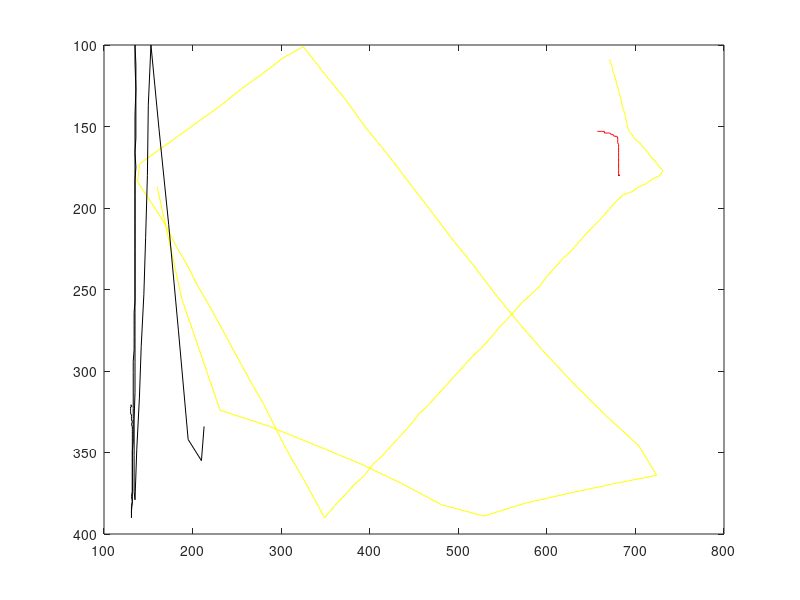

Recreate this plot in MATLAB.
clear;clc;

pos = [[681,180,160,187,213,334];[681,180,188,256,213,334];[682,180,231,324,210,355];[681,180,287,334,195,342];[681,180,341,346,184,275];[681,180,390,357,173,210];[682,180,436,369,162,151];[681,180,481,382,153,100];[681,180,529,389,150,137];[682,180,576,381,149,180];[681,180,625,375,147,218];[681,180,677,369,145,253];[681,180,724,364,142,285];[681,180,704,346,140,316];[681,180,664,326,137,348];[681,180,629,307,135,379];[681,180,598,289,134,374];[681,180,569,271,134,352];[681,180,542,253,134,330];[681,180,517,235,135,313];[681,180,493,219,135,295];[681,180,468,201,135,278];[681,180,444,184,135,261];[681,180,420,167,135,243];[681,180,396,151,135,226];[681,180,372,133,135,209];[681,180,348,117,135,193];[681,180,325,101,135,176];[681,180,302,108,135,160];[681,180,278,118,135,143];[681,180,255,127,136,127];[681,180,232,137,135,111];[682,180,209,146,135,100];[681,180,186,155,136,112];[681,180,163,164,136,121];[681,180,140,173,136,130];[681,180,138,184,136,139];[681,180,155,198,136,148];[681,180,169,210,136,157];[681,180,181,223,135,166];[681,180,194,235,136,175];[681,180,206,248,135,183];[681,180,219,260,135,192];[681,180,231,272,135,200];[681,180,243,284,135,208];[681,180,255,296,135,217];[681,180,267,308,135,225];[681,180,280,320,135,233];[681,180,291,332,135,241];[681,180,302,344,135,249];[681,180,314,356,135,257];[681,180,326,367,134,264];[681,180,338,379,134,272];[681,180,349,390,134,279];[681,180,360,383,134,287];[681,180,372,376,133,294];[681,180,382,370,133,301];[681,180,394,364,133,308];[681,180,404,357,133,316];[681,180,414,352,133,323];[681,180,426,345,133,329];[682,180,436,339,133,336];[681,180,446,333,133,343];[682,180,456,326,132,349];[681,180,466,321,132,356];[681,180,476,315,132,362];[681,180,486,309,132,368];[681,180,496,303,132,374];[681,180,506,297,132,380];[681,180,516,291,131,386];[681,180,526,286,131,390];[681,180,536,280,131,387];[681,180,545,274,131,383];[681,180,554,269,132,380];[681,180,564,263,131,377];[681,180,572,258,132,374];[681,180,582,253,132,371];[681,180,592,248,132,369];[681,180,600,242,132,366];[681,180,610,236,132,363];[681,180,618,231,132,360];[681,180,628,226,132,358];[681,180,636,221,132,356];[681,180,644,216,132,353];[681,180,653,211,132,351];[681,180,662,206,132,349];[681,180,670,201,132,347];[681,180,678,196,132,345];[681,179,686,192,132,343];[681,177,696,190,132,341];[681,176,704,187,132,339];[681,173,712,185,132,337];[681,172,720,182,132,336];[681,169,728,180,132,334];[681,168,731,177,131,333];[681,166,726,174,132,331];[681,165,722,171,131,330];[681,163,718,169,131,329];[681,162,714,166,131,328];[681,161,709,163,131,327];[680,160,705,160,130,326];[680,159,700,158,130,325];[680,158,696,155,130,324];[680,157,693,153,130,324];[679,156,691,150,130,323];[676,156,690,147,130,323];[675,155,689,145,130,322];[673,155,688,142,131,322];[671,154,686,139,131,321];[670,154,685,137,130,321];[668,154,684,134,130,321];[667,154,683,132,130,321];[665,154,682,130,130,321];[665,153,681,128,131,321];[663,153,680,126,131,321];[663,153,679,124,131,321];[662,153,678,122,131,321];[661,153,677,120,131,321];[660,153,676,118,131,321];[659,153,675,117,131,321];[659,153,674,115,131,321];[658,153,674,114,131,321];[657,153,673,112,131,321];[657,153,672,111,131,321];[657,153,672,110,131,321];[657,153,670,109,131,321]];
x_min = 128;
x_max = 747;
y_min = 93;
y_max = 401;
ball_diam = 11;

plot(pos(:,1),pos(:,2),'r-',pos(:,3),pos(:,4),'y-',pos(:,5),pos(:,6),'k-');
axis ij

posleft = [pos;pos(end,:);pos(end,:)];
posright = [pos(1,:);pos(1,:);pos];
pos = [pos(1,:);pos;pos(end,:)];

n_frames = numel(pos)/6;

vel = (posright-posleft)/2;
acc = (posright-2*pos+posleft)/4;

velleft=[vel(2:end,:);vel(end,:)];
velright=[vel(1,:);vel(1:end-1,:)];

vel_bl = abs(vel)>1;
moving(:,1) = vel_bl(:,1) | vel_bl(:,2);
moving(:,2) = vel_bl(:,3) | vel_bl(:,4);
moving(:,3) = vel_bl(:,5) | vel_bl(:,6);

moving_ind = find(moving);
player_ball = ceil(min(moving_ind(mod(moving_ind,n_frames)==min(mod(moving_ind,n_frames))))/n_frames);
fprintf("player ball : %d\n",player_ball);

if player_ball == 1
    ball_a = 2;
    ball_b = 3;
elseif player_ball == 2
    ball_a = 1;
    ball_b = 3;
else
    player_ball = 3;
    ball_a = 1;
    ball_b = 2;
end

band_touch = (velleft(:,2*player_ball-1) < 0 & vel(:,2*player_ball-1) > 0 & (pos(:,2*player_ball-1)-x_min) < 2*ball_diam) | (velleft(:,2*player_ball-1) > 0 & vel(:,2*player_ball-1) < 0 & (-pos(:,2*player_ball-1)+x_max) < 3*ball_diam) | (velleft(:,2*player_ball) < 0 & vel(:,2*player_ball) > 0 & (pos(:,2*player_ball)-y_min) < 2*ball_diam) | (velleft(:,2*player_ball) > 0 & vel(:,2*player_ball) < 0 & (-pos(:,2*player_ball)+y_max) < 3*ball_diam);
ball_touch_a = (abs(acc(:,2*player_ball-1)) > 0 | abs(acc(:,2*player_ball)) > 0) & (abs(acc(:,2*ball_a-1)) > 0 | abs(acc(:,2*ball_a)) > 0) & ((pos(:,2*player_ball-1)-pos(:,2*ball_a-1)).^2 + (pos(:,2*player_ball)-pos(:,2*ball_a)).^2) < 12*ball_diam^2;
ball_touch_b = (abs(acc(:,2*player_ball-1)) > 0 | abs(acc(:,2*player_ball)) > 0) & (abs(acc(:,2*ball_b-1)) > 0 | abs(acc(:,2*ball_b)) > 0) & ((pos(:,2*player_ball-1)-pos(:,2*ball_b-1)).^2 + (pos(:,2*player_ball)-pos(:,2*ball_b)).^2) < 12*ball_diam^2;

band_touch=find(band_touch);
ball_touch_a = find(ball_touch_a);
ball_touch_b = find(ball_touch_b);

win = 0;

if numel(ball_touch_a)==0 || numel(ball_touch_b)==0 || numel(band_touch)<3
    fprintf("win : %d\n",win);
    return
end

if max(ball_touch_a) < min(ball_touch_b)
    band_touch = band_touch(band_touch>max(ball_touch_a) & band_touch<min(ball_touch_b));
    if numel(band_touch)>=3
        win = 1;
    end
else
    band_touch = band_touch(band_touch>max(ball_touch_b) & band_touch<min(ball_touch_a));
    if numel(band_touch)>=3
        win = 1;
    end
end

fprintf("win : %d\n",win);